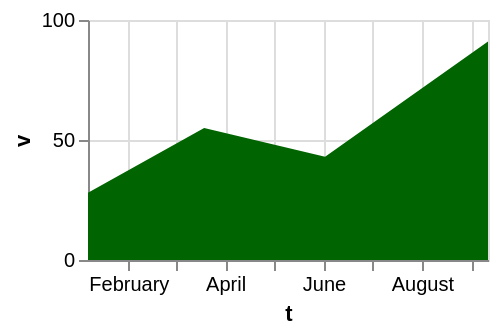

Express this chart as Vega-Lite.
### Vega-Lite specification from a JSON file in a GitHub repository (floating-point values rounded to 4 significant figures)
{"$schema": "https://vega.github.io/schema/vega-lite/v6.json", "width": 200, "height": 120, "data": {"values": [{"c": "alpha", "v": 28, "w": 3, "t": "2024-01-07"}, {"c": "beta", "v": 55, "w": 7, "t": "2024-03-19"}, {"c": "gamma", "v": 43, "w": 5, "t": "2024-06-02"}, {"c": "delta", "v": 91, "w": 9, "t": "2024-09-11"}]}, "mark": {"type": "area", "fill": "darkgreen"}, "encoding": {"x": {"field": "t", "type": "temporal"}, "y": {"field": "v", "type": "quantitative"}}}
